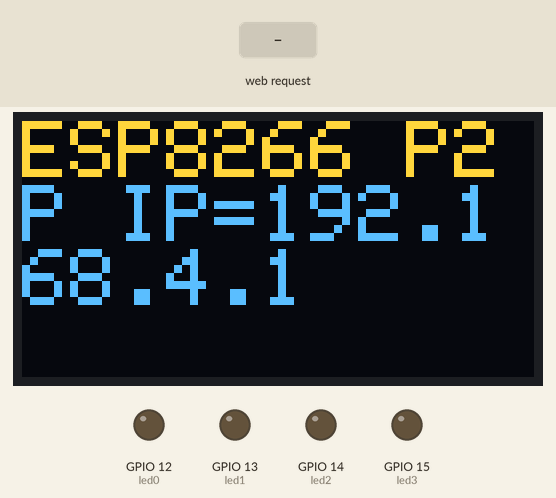
Recording of a sketch running on a simulated ESP8266 (NodeMCU). Parts: 128×64 one-colour display, output pins drawn as LEDs (lit = HIGH). Inputs (shaded band) come from the test bench. The OLED is the two-colour kind (top 16 rows yellow); what the sketch prints to the serial monitor is not drawn.

Above: at 3.2 s.
3.3 s: HTTP request GET /data/ received
At 4.0 s:
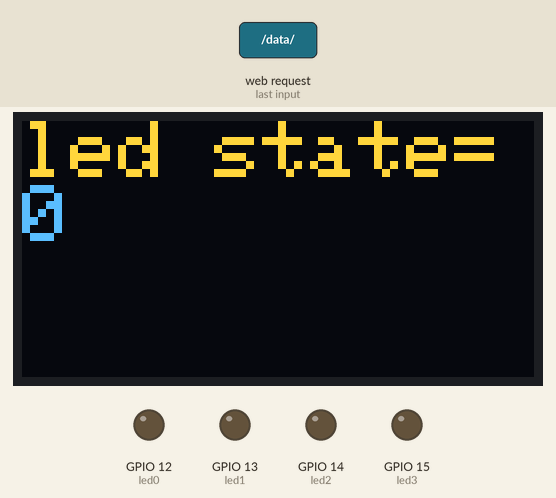
Timing chart, 0 to 6.3 s (numbered marks = the images above; inputs shaded):
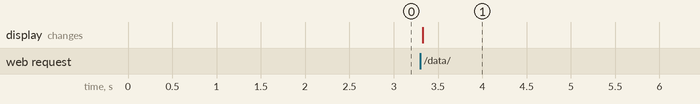

The sketch:

ESP8266_Server_Oled_P2P_4_led_for_4_button.ino
```cpp
//biblio  hammadiqbal12@gmail.com
/*genereaza server acces point
 * but receives data from the partner
 * does not need a local router
 * is independent of any local web network
 * */

#include <Adafruit_SSD1306.h>
#include <Adafruit_GFX.h>
#define OLED_ADDR   0x3C
Adafruit_SSD1306 display(-1);

#include <ESP8266WiFi.h>
#include <ESP8266WebServer.h>
#include <ArduinoJson.h>

#define led0 12
#define led1 13
#define led2 14
#define led3 15

DynamicJsonBuffer jsonBuffer;

const char *ssid = "hotspot";
const char *password = "12345678";

int value0 = 0;
int value1 = 0;
int value2 = 0;
int value3 = 0;
String s_values;

ESP8266WebServer server(80);

void handleSentVar() {

  if (server.hasArg("s_reading"))
  {
    s_values = server.arg("s_reading");
    Serial.println(s_values);
  }
  JsonObject& root = jsonBuffer.parseObject(s_values);
//  if (!root.success()) {
//    Serial.println("parseObject() failed");
//    return;
//  }
//  if (root.success())
//  {
    value0          = root["s0_reading"].as<int>();
    value1          = root["s1_reading"].as<int>();
    value2          = root["s2_reading"].as<int>();
    value3          = root["s3_reading"].as<int>();

//  }

  Serial.println(value0);
  Serial.println(value1);
  Serial.println(value2);
  Serial.println(value3);

  toggle_leds();

  server.send(200, "text/html", "Data received");
}


void setup() {
  Serial.begin(9600);
  WiFi.softAP(ssid, password);
  IPAddress myIP = WiFi.softAPIP();

  pinMode(led0, OUTPUT);
  pinMode(led1, OUTPUT);
  pinMode(led2, OUTPUT);
  pinMode(led3, OUTPUT);


  server.on("/data/", HTTP_GET, handleSentVar);
  // when the server receives a request with /data/ in the string then run the handleSentVar function
  server.begin();

  display.begin(SSD1306_SWITCHCAPVCC, OLED_ADDR);
  display.clearDisplay();
  display.setTextSize(2);
  display.setTextColor(WHITE);
  display.setCursor(0,0);
  display.print("ESP8266 P2P IP=");

  display.print(myIP);

  display.display();
  delay(2000);
}

void loop() {
  server.handleClient();
}

void toggle_leds()
{
  if (value0 == 0)  digitalWrite(led0, LOW);
  if (value1 == 0)  digitalWrite(led1, LOW);
  if (value2 == 0)  digitalWrite(led2, LOW);
  if (value3 == 0)  digitalWrite(led3, LOW);

  if (value0 == 1)  digitalWrite(led0, HIGH);
  if (value1 == 1)  digitalWrite(led1, HIGH);
  if (value2 == 1)  digitalWrite(led2, HIGH);
  if (value3 == 1)  digitalWrite(led3, HIGH);

  display.clearDisplay();
  display.setTextSize(2);
  display.setTextColor(WHITE);
  display.setCursor(0,0);
  display.print("led state=");
  display.println(value1);
  display.display();
  }
```

Measured:
- after the input at 3.3 s, the display: changes at once (image 1)
